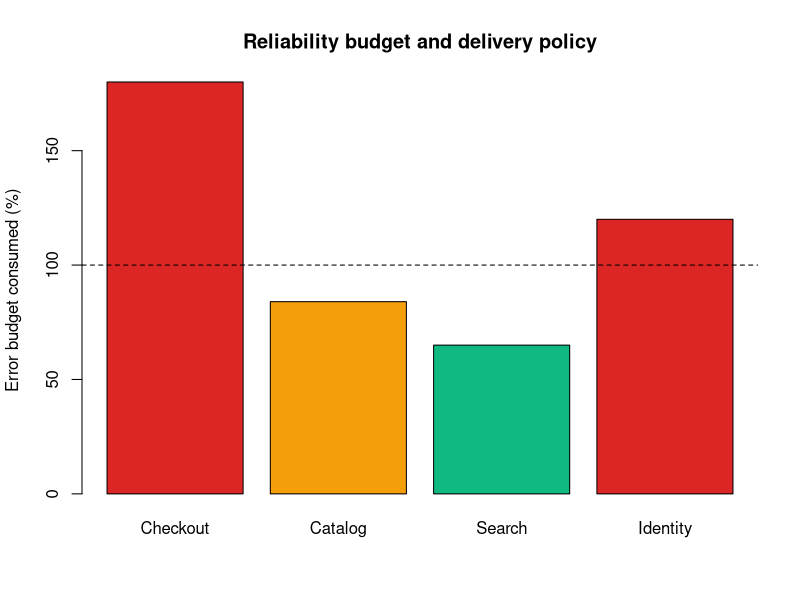

Recreate this plot in R.
dir.create("output",showWarnings=FALSE)
d <- read.csv("data/service_risk.csv",stringsAsFactors=FALSE)
d$allowed_unreliable_pct <- 100-d$slo_pct
d$observed_unreliable_pct <- 100-d$observed_reliability_pct
d$error_budget_consumed_pct <- round(100*d$observed_unreliable_pct/d$allowed_unreliable_pct,1)
d$security_risk <- d$critical_findings*5+d$high_findings*3+d$medium_findings
d$policy <- ifelse(d$error_budget_consumed_pct>100 | d$critical_findings>0,"BLOCK",
                   ifelse(d$error_budget_consumed_pct>75 | d$security_risk>=8,"APPROVAL","AUTOMATE"))
write.csv(d,"output/guardrail_decisions.csv",row.names=FALSE)
png("output/error_budget.png",1100,700)
barplot(d$error_budget_consumed_pct,names.arg=d$service,col=ifelse(d$policy=="BLOCK","#DC2626",ifelse(d$policy=="APPROVAL","#F59E0B","#10B981")),ylab="Error budget consumed (%)",main="Reliability budget and delivery policy")
abline(h=100,lty=2)
dev.off()
stopifnot(all(c("BLOCK","APPROVAL","AUTOMATE") %in% d$policy))
cat("LAB 06 PASS\n")
